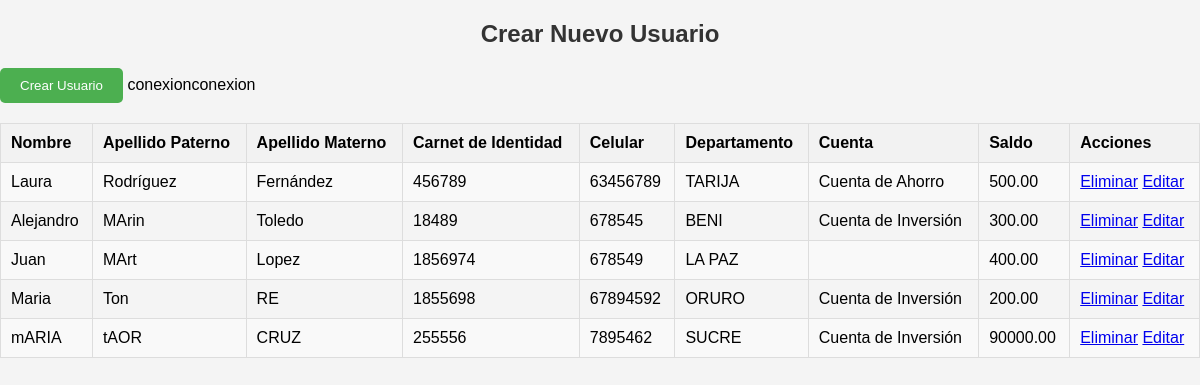
Page /Ejercicio7-Roles/landing.php on the committed database.
### tables this page shows
CREATE TABLE `cuentas_bancarias` (
  `id_cuenta` int(11) NOT NULL,
  `id_persona` int(11) DEFAULT NULL,
  `tipo` varchar(20) DEFAULT NULL,
  `saldo` decimal(10,2) DEFAULT NULL
);

CREATE TABLE `personas` (
  `id_persona` int(11) NOT NULL,
  `nombre` varchar(50) DEFAULT NULL,
  `ci` varchar(50) DEFAULT NULL,
  `apellidoPaterno` varchar(50) DEFAULT NULL,
  `apellidoMaterno` varchar(50) DEFAULT NULL,
  `celular` varchar(50) DEFAULT NULL,
  `departamento` varchar(50) DEFAULT NULL,
  `activo` tinyint(1) DEFAULT 1
);

### Ejercicio7-Roles/usuarios.php (called while the page is built, shortened)
<?php
function obtenerUsuarios($conexion) {
    $sql = "SELECT cuentas_bancarias.*, personas.*
    FROM cuentas_bancarias
    INNER JOIN personas ON cuentas_bancarias.id_persona = personas.id_persona";
    $resultado = $conexion->query($sql);
    return $resultado->fetch_all(MYSQLI_ASSOC);
}
?>

### Ejercicio7-Roles/landing.php (the view, shortened to what this page needs)
<!DOCTYPE html>
<html lang="es">
<head>
    <link rel="stylesheet" href="styles.css">
</head>
<body>
    <h2>Crear Nuevo Usuario</h2>
    <input type="button" value="Crear Usuario" id="botonCrearUsuario">
    <table border="1">
        <tr>
            <th>Nombre</th>
            <th>Apellido Paterno</th>
            <th>Apellido Materno</th>
            <th>Carnet de Identidad</th>
            <th>Celular</th>
            <th>Departamento</th>
            <th>Cuenta</th>
            <th>Saldo</th>
            <th>Acciones</th>
        </tr>
        <?php
        include 'conexion.php';
        include 'usuarios.php';
        $personas = obtenerUsuarios($conexion);
        foreach ($personas as $usuario) {
            echo "<tr>";
            echo "<td>{$usuario['nombre']}</td>";
            echo "<td>{$usuario['apellidoPaterno']}</td>";
            echo "<td>{$usuario['apellidoMaterno']}</td>";
            echo "<td>{$usuario['ci']}</td>";
            echo "<td>{$usuario['celular']}</td>";
            echo "<td>{$usuario['departamento']}</td>";
            echo "<td>{$usuario['tipo']}</td>";
            echo "<td>{$usuario['saldo']}</td>";
            echo "<td><a href='eliminar_usuario.php?id={$usuario['id_persona']}'>Eliminar</a>
            <a href='#' class='editar' data-id='{$usuario['id_persona']}' data-nombre='{$usuario['nombre']}' data-apellido-paterno='{$usuario['apellidoPaterno']}' data-apellido-materno='{$usuario['apellidoMaterno']}' data-carnet='{$usuario['ci']}' data-celular='{$usuario['celular']}' data-departamento='{$usuario['departamento']}' data-tipo='{$usuario['tipo']}' data-saldo='{$usuario['saldo']}'>Editar</a>
            </td>";
        }
        ?>
    </table>
</body>
</html>

### Ejercicio7-Roles/styles.css (style rules this page uses)
body { font-family: Arial, sans-serif; margin: 0; padding: 0; background-color: #f4f4f4; }
h1, h2 { color: #333; text-align: center; }
table { width: 100%; border-collapse: collapse; margin-top: 20px; }
th, td { border: 1px solid #ddd; padding: 10px; text-align: left; }
th { background-color: #f2f2f2; }
tr:nth-child(even) { background-color: #f9f9f9; }
input[type="button"], input[type="submit"] { background-color: #4CAF50; color: white; padding: 10px 20px; border: none; cursor: pointer; border-radius: 5px; }

### rows in the picture
cuentas_bancarias: id_persona.nombre "Laura", id_persona.apellidoPaterno "Rodríguez", id_persona.apellidoMaterno "Fernández", id_persona.ci "456789", id_persona.celular "63456789", id_persona.departamento "TARIJA", tipo "Cuenta de Ahorro", saldo "500.00"
cuentas_bancarias: id_persona.nombre "Alejandro", id_persona.apellidoPaterno "MArin", id_persona.apellidoMaterno "Toledo", id_persona.ci "18489", id_persona.celular "678545", id_persona.departamento "BENI", tipo "Cuenta de Inversión", saldo "300.00"
cuentas_bancarias: id_persona.nombre "Juan", id_persona.apellidoPaterno "MArt", id_persona.apellidoMaterno "Lopez", id_persona.ci "1856974", id_persona.celular "678549", id_persona.departamento "LA PAZ", saldo "400.00"
cuentas_bancarias: id_persona.nombre "Maria", id_persona.apellidoPaterno "Ton", id_persona.apellidoMaterno "RE", id_persona.ci "1855698", id_persona.celular "67894592", id_persona.departamento "ORURO", tipo "Cuenta de Inversión", saldo "200.00"
cuentas_bancarias: id_persona.nombre "mARIA", id_persona.apellidoPaterno "tAOR", id_persona.apellidoMaterno "CRUZ", id_persona.ci "255556", id_persona.celular "7895462", id_persona.departamento "SUCRE", tipo "Cuenta de Inversión", saldo "90000.00"
